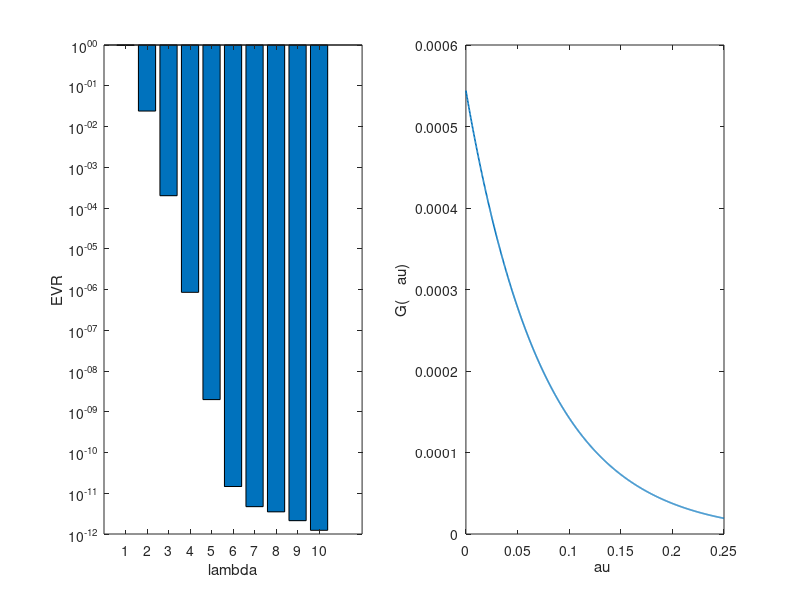

The MATLAB source for this figure: (Note: this script raises an error after producing the figure.)
%% By Romain Fournier
% Last edit : 23.01.2019
% Figure describing the dataset

%% Parameters
nb_coef=10;
beta=0.25;
tau= linspace(0,beta,1024)';
g_to_plot=5;
f=figure;
replot=true;

%% Explain variance ratio
if replot
    evr=importdata("figure1_evr.csv");
else
    evr = importdata("../Data/lennard_jones/evr.csv");
end
individual_contributions = evr;
for i=2:length(evr)
    individual_contributions(i)=individual_contributions(i)-sum(individual_contributions(1:(i-1)));
end
subplot(1,2,1)
bar(individual_contributions(1:nb_coef));
hold on
%stairs(evr(1:nb_coef),'LineWidth',1.4)
xlabel("\lambda")
ylabel("EVR")
set(gca,'YScale','log');

%legend('Individual Contributions','Cumulative EVR','Location','northoutside')

%% Data example
if replot
    G=importdata("figure1_G.csv");
else
    G = importdata("../Data/lennard_jones/G_validation.csv");
    G=G(g_to_plot,:);
end
subplot(1,2,2);
plot(tau,-G,'LineWidth',1.2);
xlabel("\tau")
ylabel("G(\tau)")

%% Save figure and data
print_figure(f,'database',6.4,3.2);
dlmwrite('figure1_ind_contr.csv',individual_contributions,'delimiter',',');
dlmwrite('figure1_evr.csv',evr,'delimiter',',','precision','%.15f');
dlmwrite('figure1_G.csv',G,'delimiter',',');
dlmwrite('figure1_tau.csv',tau,'delimiter',',');


